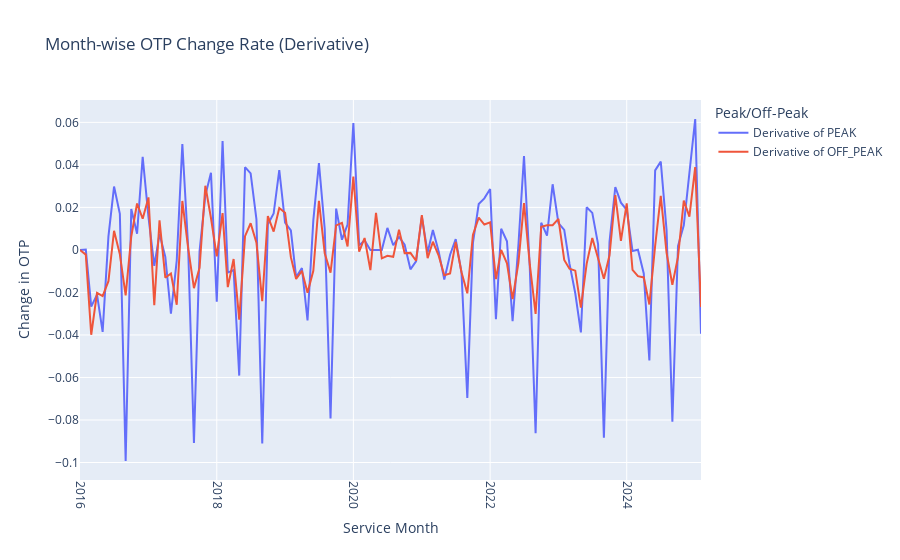

This figure's notebook cell:
### Code cell
plot_otp_derivative(temp_sets)
